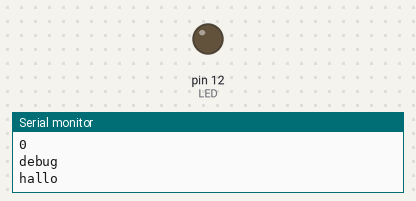
Recording of a sketch running on a simulated Arduino Uno, built with avr-gcc and run on an emulated ATmega328P. On the bench: output pins drawn as LEDs (lit = HIGH), the last lines printed to the serial monitor.

Above: at 0.3 s.
At 30.6 s:
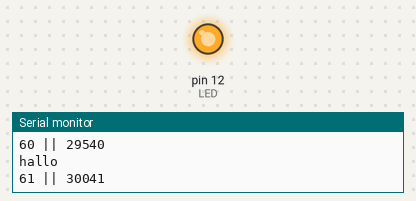
Timing chart, 0 to 32.1 s (numbered marks = the images above):
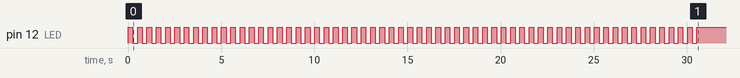

The sketch:

main.ino
```cpp
const byte LED = 12;
const byte durre = 250;


void blink(int startTime, const byte durre){
    Serial.println("debug");
    int blink = 0;
    int time = 0;
    int currentTime = 0;
    while (blink < 100 && time < 30000){
        Serial.println("hallo");
        time = millis();
        currentTime = (time - startTime) ;
        digitalWrite(LED, HIGH);
        delay(durre);
        digitalWrite(LED, LOW);
        delay(durre);
        blink ++;
        Serial.print(blink);
        Serial.print(" || ");
        Serial.println(time);
    }
}

void setup(){
    pinMode(LED, OUTPUT);
    Serial.begin(9600);
    Serial.println("-----------------------------------------------------------");
    int startTime = millis();
    Serial.println(startTime);
    blink(startTime, durre);
}

void loop(){
    digitalWrite(LED, HIGH);
}
```

Measured:
- by itself, pin 12 (LED): alternates HIGH for 0.25 s and LOW for 0.25 s, 122 changes in all, then stays HIGH
